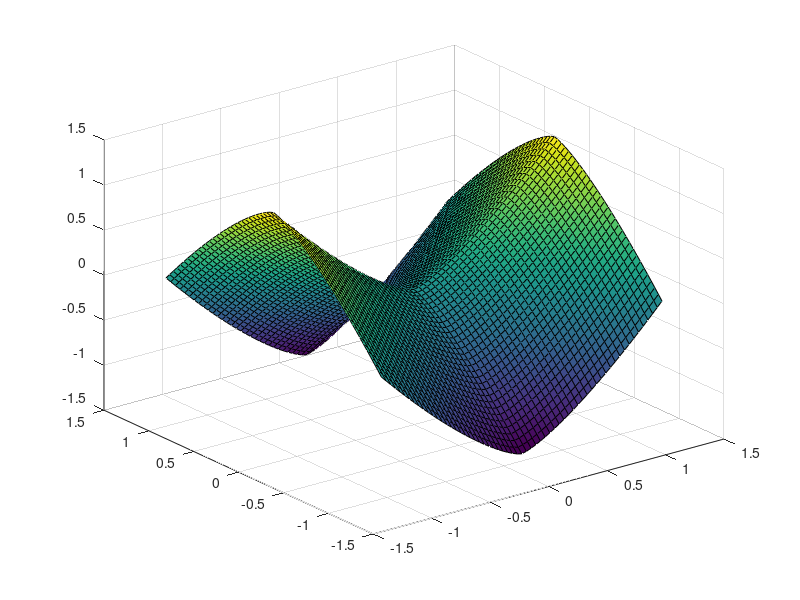

The MATLAB source for this figure: (Note: this script raises an error after producing the figure.)
% This code numerically computes the Aronsson function on the unit square [-1 1]^2 for given
% boundary conditions.
% @authors: Farid Bozorgnia, Daniel Tenbrinck
% @date: 10/02/22

% tidy up workspace
clear; close all;

% start time measurement
tic

% initialize necessary parameters
reg_accur = 1e-07;
max_iterations = 1000;
samples = 50;
neighborhood_size = 11;
stencil_shape = 'full'; % valid names: diamond, full, square

% compute radius of neighborhood
nb_half = floor(neighborhood_size/2);

% initialize grid on unit square [-1 1]^2 according to amount of sample
% points
step_size = 2 / samples;
[x,y] = meshgrid(linspace(-1-step_size*nb_half,1+step_size*nb_half,samples+neighborhood_size));
% x = (x+1)/2;
% y = (y+1)/2;

% initialize ground truth
% f = x.^3-3*x.*y.^2;
f = abs(x).^(4/3) - abs(y).^(4/3);

% Z1 = sqrt(x.^2 + (y-0.5).^2);
% Z2 = sqrt((x-1).^2 + (y-0.5).^2);
% f = 0.5*(Z1-Z2+1);

% set boundary values by defining function on whole domain and erasing
% inner part then
p1 = f;
% p1(nb_half+1:end-nb_half,nb_half+1:end-nb_half) = 0;

% visualize boundary conditions
figure(1); surf(x,y,p1);
pause(0.01);

% initialize matrix of values
values = zeros(neighborhood_size^2 * (floor(neighborhood_size^2/2) - 1), prod(size(p1) - 2*[nb_half nb_half]));

% initialize matrix for new values of p1
hh = zeros(1,size(values,2));

% building the distance function for a specified 5x5 stencil
distance = generate_stencil(neighborhood_size, step_size, stencil_shape);

% initialize stopping criterions
rel_change = 1;
iteration = 1;

% initialize containers
rel_changes = zeros(1,max_iterations);
L2_error = rel_changes;

% iterate until convergence or maximum number of iterations is reached
while rel_change > reg_accur && iteration <= max_iterations
    
    % generate patches for each pixel as columns
    patches = im2col(p1, [neighborhood_size neighborhood_size], 'sliding');
    
    % compute values abs( (v(k) - v(l) )/( d(k)+d(l) )
    for i = 1:floor(neighborhood_size^2/2) - 1
        values( 1+(i-1)*neighborhood_size^2:i*neighborhood_size^2, :) = abs(patches - circshift(patches,[i,0])) ./ ...
            repmat(distance' + circshift(distance',[i,0]), [1 size(patches,2)] );
    end
    
    % compute maximum values in each column
    max_values = max(values, [], 1);
    
    % get indices of corresponding rows (not necessarily unique!)
    indices = zeros(1,size(patches,2));
    for i = 1:size(patches,2)
        candidates = find(values(:,i) == max_values(i));
        indices(i) = candidates(1); % choose the first candidate
    end
    
    % determine corresponding index pair within neighborhood
    index_pairs = zeros(2,size(indices,2));
    index_pair1 = mod(indices,neighborhood_size^2);
    index_pair1(index_pair1 == 0) = neighborhood_size^2;
    index_pair2 = mod(index_pair1 - floor(indices / neighborhood_size^2) - 1, neighborhood_size^2);
    index_pair2(index_pair2 == 0) = neighborhood_size^2;
    index_pairs(1,:) = index_pair1;
    index_pairs(2,:) = index_pair2;
    
    % compute new values of p1 as hh = (v(k1)*d(k2)+ v(k2)*d(k1))/(d(k1)+d(k2))
    % -> this corresponds to u* in the Oberman discretization
    for i = 1:size(patches,2)
        hh(i) = ( patches(index_pairs(1,i),i) * distance(index_pairs(2,i)) + ...
            patches(index_pairs(2,i),i) * distance(index_pairs(1,i)) ) / ...
            (distance(index_pairs(1,i)) + distance(index_pairs(2,i)));
    end
    hh = reshape(hh, size(p1) - 2*[nb_half nb_half]);
      
    % compute relative change between two iterations
    rel_change = norm(p1(nb_half+1:end-nb_half,nb_half+1:end-nb_half) - hh);
    rel_changes(iteration) = rel_change;
      
    % update p1
    p1(nb_half+1:end-nb_half,nb_half+1:end-nb_half) = hh;
    surf(p1); drawnow;
    % compute L2 error of approximation to ground truth
    L2_error(iteration) = norm(p1(:) - f(:));
    
    % increase iteration counter
    iteration = iteration + 1;
    
end

% visualize result
figure(1); surf(x,y,p1);
pause(0.1);

% restrict plots to performed iterations
L2_error = L2_error(1:iteration-1);
rel_changes = rel_changes(1:iteration-1);

% show relative errors
figure; plot(L2_error);
figure; plot(rel_changes);

max(abs(f(:) - p1(:)))
L2_error(iteration-1)

% stop time measurement
toc